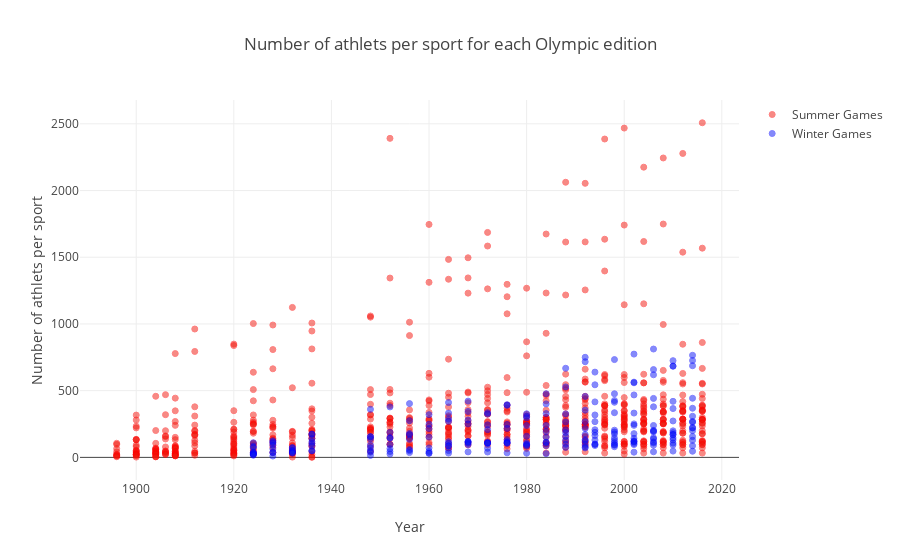

The code cell stored with this chart in its notebook:
### Code cell
dfS = df[df['Season']=='Summer']; dfW = df[df['Season']=='Winter']


traceS = go.Scatter(
    x = dfS['Year'],y = dfS['Athlets'],
    name="Summer Games",
     marker=dict(
                color='rgb(238,23,11)',
                line=dict(
                    color='red',
                    width=1),
                opacity=0.5,
            ),
    text= "City:"+dfS['City']+" Sport:"+dfS['Sport'],
    mode = "markers"
)
traceW = go.Scatter(
    x = dfW['Year'],y = dfW['Athlets'],
    name="Winter Games",
    marker=dict(
                color='rgb(11,23,245)',
                line=dict(
                    color='blue',
                    width=1),
                opacity=0.5,
            ),
   text= "City:"+dfW['City']+" Sport:"+dfW['Sport'],
    mode = "markers"
)

data = [traceS, traceW]
layout = dict(title = 'Number of athlets per sport for each Olympic edition',
          xaxis = dict(title = 'Year', showticklabels=True), 
          yaxis = dict(title = 'Number of athlets per sport'),
          hovermode='closest'
         )
fig = dict(data=data, layout=layout)
iplot(fig, filename='events-sports1')

### Figure 1 — Plotly figure (JSON) as saved in the notebook; plotly's stock layout.template omitted (floating-point values rounded to 4 significant figures; data arrays with more than 128 entries replaced by an {"elided": "..."} marker saying what was removed)
{"data": [{"marker": {"color": "rgb(238,23,11)", "line": {"color": "red", "width": 1}, "opacity": 0.5}, "mode": "markers", "name": "Summer Games", "text": {"elided": "672 str values"}, "type": "scatter", "x": {"elided": "672 int values"}, "y": {"elided": "672 int values"}}, {"marker": {"color": "rgb(11,23,245)", "line": {"color": "blue", "width": 1}, "opacity": 0.5}, "mode": "markers", "name": "Winter Games", "text": {"elided": "234 str values"}, "type": "scatter", "x": {"elided": "234 int values"}, "y": {"elided": "234 int values"}}], "layout": {"hovermode": "closest", "title": "Number of athlets per sport for each Olympic edition", "xaxis": {"showticklabels": true, "title": "Year"}, "yaxis": {"title": "Number of athlets per sport"}}}
